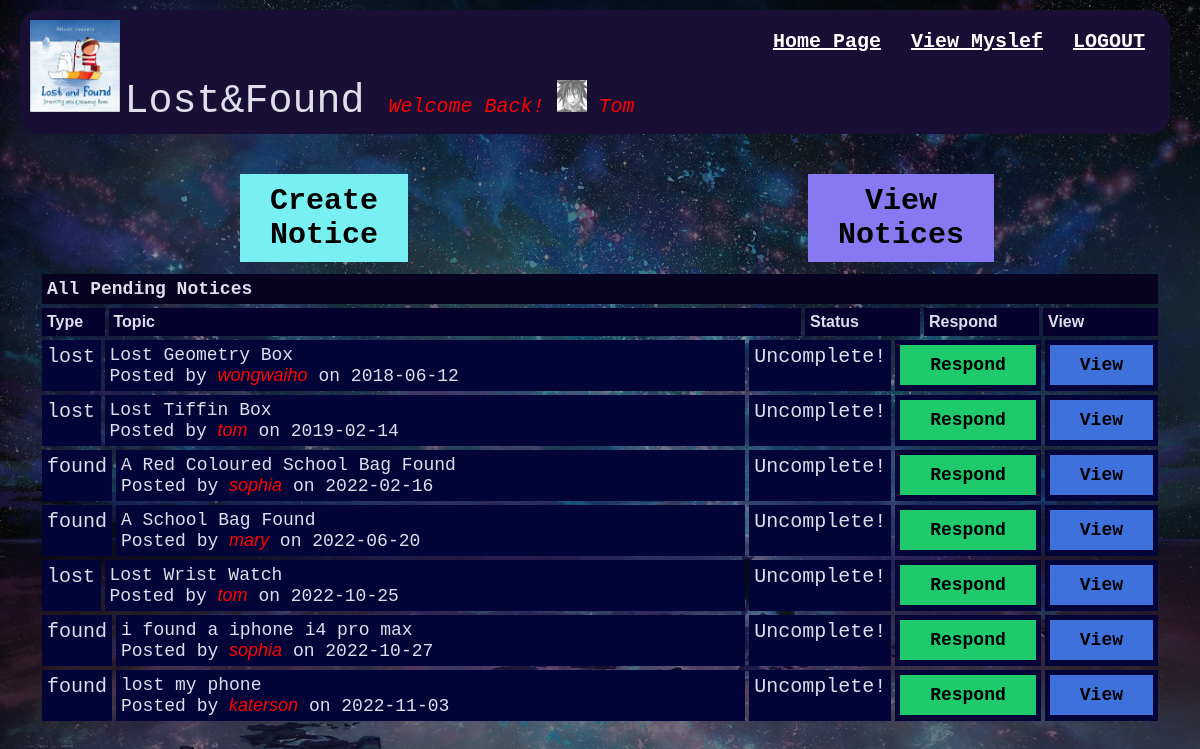
The page /projectrv/ViewPNotice.php (signed in) on the database its author committed.
### tables this page shows
CREATE TABLE `userdata` (
  `ID` varchar(64) NOT NULL,
  `nickname` varchar(64) NOT NULL,
  `email` varchar(64) NOT NULL,
  `gender` char(1) NOT NULL,
  `birthday` date NOT NULL,
  `password` varchar(64) NOT NULL,
  `noticenum` int(11) NOT NULL,
  `respondnum` int(11) NOT NULL,
  `images` varchar(1000) NOT NULL,
  `age` int(11) NOT NULL
);

CREATE TABLE `notice` (
  `notice_id` varchar(256) NOT NULL,
  `creatorID` varchar(9999) NOT NULL,
  `topic` varchar(9999) NOT NULL,
  `type` varchar(9999) NOT NULL,
  `date` date NOT NULL,
  `venue` varchar(9999) NOT NULL,
  `contact` mediumtext NOT NULL,
  `description` longtext NOT NULL,
  `completed` varchar(1) NOT NULL,
  `respond` mediumtext NOT NULL,
  `rdate` date DEFAULT NULL,
  `respondperson` varchar(999) NOT NULL,
  `noticeimage` mediumtext NOT NULL
);

### projectrv/ViewPNotice.php (the view, shortened to what this page needs)
<!DOCTYPE html>
<?php
	$cookieid= $_COOKIE["ID"];
?>
<html>
<head>
	<link rel="stylesheet" href="stylea.css">
</head>
<body>
<header>
        <div class="bar">
            <nav class="navigation">
                <ul class="nav-list">
                    <li class="nav-item">
					<?php
						echo "<a href ='logout.php'>" . "LOGOUT" ."</a>";
						echo "</li>";
						echo "<li class='nav-item'>";
							echo "<a href ='ViewMyNotice.php?id=$cookieid'>". "View Myslef" ."</a>";
						echo "</li>";
					?>
                    <li class="nav-item">
                        <a href ="homep.php">Home Page</a>
                    </li>
                    <a href="homep.php"><img class="bar-icon" src="sysicon.jpg"></a>
                    <div class="brand">
                        Lost&Found
						<?php
							include "mysql-connect.php";
							$connect = mysqli_connect($server, $user, $pw, $db);
							$get = $_COOKIE["ID"];
							$userQuery = "SELECT nickname, images FROM userdata where ID ='$get'";
							$result = mysqli_query($connect, $userQuery);
							if (mysqli_num_rows($result) == 0) {
								echo "No records were found with query $userQuery";
							}else {
								while ( $row = mysqli_fetch_assoc($result)){
									echo "<i id='welcome'>". "Welcome Back! " . "<img id='icon'src='images/".$row['images']."' >". "    ". $row['nickname'] . "</i>" ;
								}
							}
						?>
                    </div>
                </ul>
            </nav>
        </div>
    </header>
	<div class="container">
			<div class="btn-table">
				<div class="cbtn"><a href = "CreateNotice.php"><button id="cb">Create Notice</button></a></div>
				<div class="vabtn"><a href = "ViewNotice.php"><button id="vb">View Notices</button></a></div>
			</div>
			<div class="navigate">All Pending Notices</div>
            <div class="posts-table">
                <div class="table-head">
					<div class="type">Type</div>
                    <div class="topic">Topic</div>
					<div class="status">Status</div>
                    <div class="respond">Respond</div>
                    <div class="view">View</div>
                </div>
				<?php
					include "mysql-connect.php";
					$connect = mysqli_connect($server, $user, $pw, $db);
					$userQuery = "SELECT * FROM notice where completed = 'F' ORDER BY date ASC";
					$result = mysqli_query($connect, $userQuery);
					if (mysqli_num_rows($result) == 0) {
						echo "No records were found with query $userQuery";
					}else {
						while ( $row = mysqli_fetch_assoc($result)){
							$id= $row['notice_id'];
							echo "<div class='table-row'>";
								echo "<div class='type'>";
									echo $row['type'];
								echo "</div>";
								echo "<div class='topic'>";
								echo $row['topic'];
									echo "<br>";
									echo "Posted by " . "<i id='iw'>" .$row['creatorID'] . "</i>";
									echo " on " . $row['date'];
								echo "</div>";
								echo "<div class='status'>";
								if ($row['completed'] == "T")
								{
									echo "Completed!";
								}else
								{
									echo "Uncomplete!";
								}
								echo "</div>";
								if ($row['completed'] == "F")
								{
									echo "<div class='respond'>";
										echo "<a href ='Respond.php?id=$id'><button class='rbtn'>"."Respond"."</button></a>";
									echo "</div>";
								}else
								{
									echo "<div class='respond'>";
										echo "<a href ='Respond.php?id=$id'><button class='disrbtn' disabled>"."Respond"."</button></a>";
									echo "</div>";
								}
								echo "<div class='view'>";
									echo "<a href ='ViewNoticeD.php?id=$id'><button class='vbtn'>"."View"."</button></a>";
								echo "</div>";
							echo "</div>";
						}
					}
				?>
</body>
</html>

### projectrv/stylea.css (style rules this page uses)
html { height : 100%; width : 100%; font-family: 'Titillium Web', sans-serif; background-image : linear-gradient(rgba(0,0,0,0.4),rgba(0,0,0,0.4)),url(bg.jpg); background-position: center; background-size : cover; color: #dedeec; }
* { margin :0; padding :0; font-family: sans-serif; }
.container { margin: 20px; padding: 20px; }
.bar { display: flex; align-items: center; }
.brand { font-size: 40px; display: inline-block; font-family:monospace; }
.bar-icon { display: inline-block; width:90px; height:auto; }
header { margin-inline: 20px; }
.navigation { background-color:#190e33; padding: 10px; width: 100%; display: inline-block; border-radius: 20px; max-height: 200px; margin-right:10px; margin-top:10px; }
.nav-list { list-style-type:none; overflow: hidden; }
.nav-item a { float: right; text-align: center; margin-inline: 5px; font-size: 20px; padding: 10px; color:#fff; font-family:monospace; font-weight: bold; }
.table-head { display: flex; }
.table-head div { padding: 5px; margin: 2px; background-color: #07012e; font-weight: bold; }
.table-head .type { flex: 5%; }
.table-head .status { flex: 10%; }
.table-head .topic { flex: 65%; }
.table-head .respond { flex: 10%; }
.table-head .view { flex: 10%; }
.table-row { display: flex; }
.table-row .type, .table-row .status, .table-row .topic, .table-row .respond, .table-row .view, .table-row .usernickname, .table-row .uemail, .table-row .nnum, .table-row .rnum , .table-row .uicon, .table-row .inf, .table-row .ar,.table-row .age { padding: 5px; margin: 2px; background-color: #030539; }
.table-row .type { flex: 5%; font-size: 20px; font-family: monospace; }
.table-row .status { flex: 10%; font-size: 20px; font-family: monospace; }
.table-row .topic { flex: 65%; font-family: monospace; font-size: 18px; }
.table-row .respond { flex: 10%; font-size: 30px; text-align: center; font-family: monospace; }
.table-row .view { flex: 10%; font-size: 30px; text-align: center; font-family: monospace; }
#welcome { font-size: 20px; font-family: monospace; color: red; }
#iw { color: red; }
.rbtn { width: 100%; padding: 10px 30px; cursor: pointer; background-color: #1eca6c; border:0; font-family: monospace; font-size: 18px; font-weight: bold; }
.vbtn { width: 100%; padding: 10px 30px; cursor: pointer; background-color: #3f71dc; border:0; font-family: monospace; font-size: 18px; font-weight: bold; }
#icon { width:30px; height:auto; }
.btn-table { display: flex; }
.btn-table div { margin-left: 200px; margin-right: 200px; margin-bottom: 10px; background-color: #07012e; font-weight: bold; }
.btn-table .cbtn { flex: 50%; }
.btn-table .vabtn { flex: 50%; }
#cb { width: 100%; padding: 10px 30px; cursor: pointer; background-color: #78eff1; border:0; font-family: monospace; font-size: 30px; font-weight: bold; }
#vb { width: 100%; padding: 10px 30px; cursor: pointer; background-color: #8878f1; border:0; font-family: monospace; font-size: 30px; font-weight: bold; }
.navigate { display: flex; padding: 5px; margin: 2px; background-color: #070321; font-weight: bold; font-family: monospace; font-size: 18px; }
.table-row a { color:rgb(231, 214, 27); font-family:monospace; font-weight: bold; }

### rows shown on the page
userdata: images (picture), nickname "Tom"
notice: type "lost", topic "Lost Geometry Box", creatorID "wongwaiho", date "2018-06-12", completed "Uncomplete!"
notice: type "lost", topic "Lost Tiffin Box", creatorID "tom", date "2019-02-14", completed "Uncomplete!"
notice: type "found", topic "A Red Coloured School Bag Found", creatorID "sophia", date "2022-02-16", completed "Uncomplete!"
notice: type "found", topic "A School Bag Found", creatorID "mary", date "2022-06-20", completed "Uncomplete!"
notice: type "lost", topic "Lost Wrist Watch", creatorID "tom", date "2022-10-25", completed "Uncomplete!"
notice: type "found", topic "i found a iphone i4 pro max", creatorID "sophia", date "2022-10-27", completed "Uncomplete!"
notice: type "found", topic "lost my phone", creatorID "katerson", date "2022-11-03", completed "Uncomplete!"
